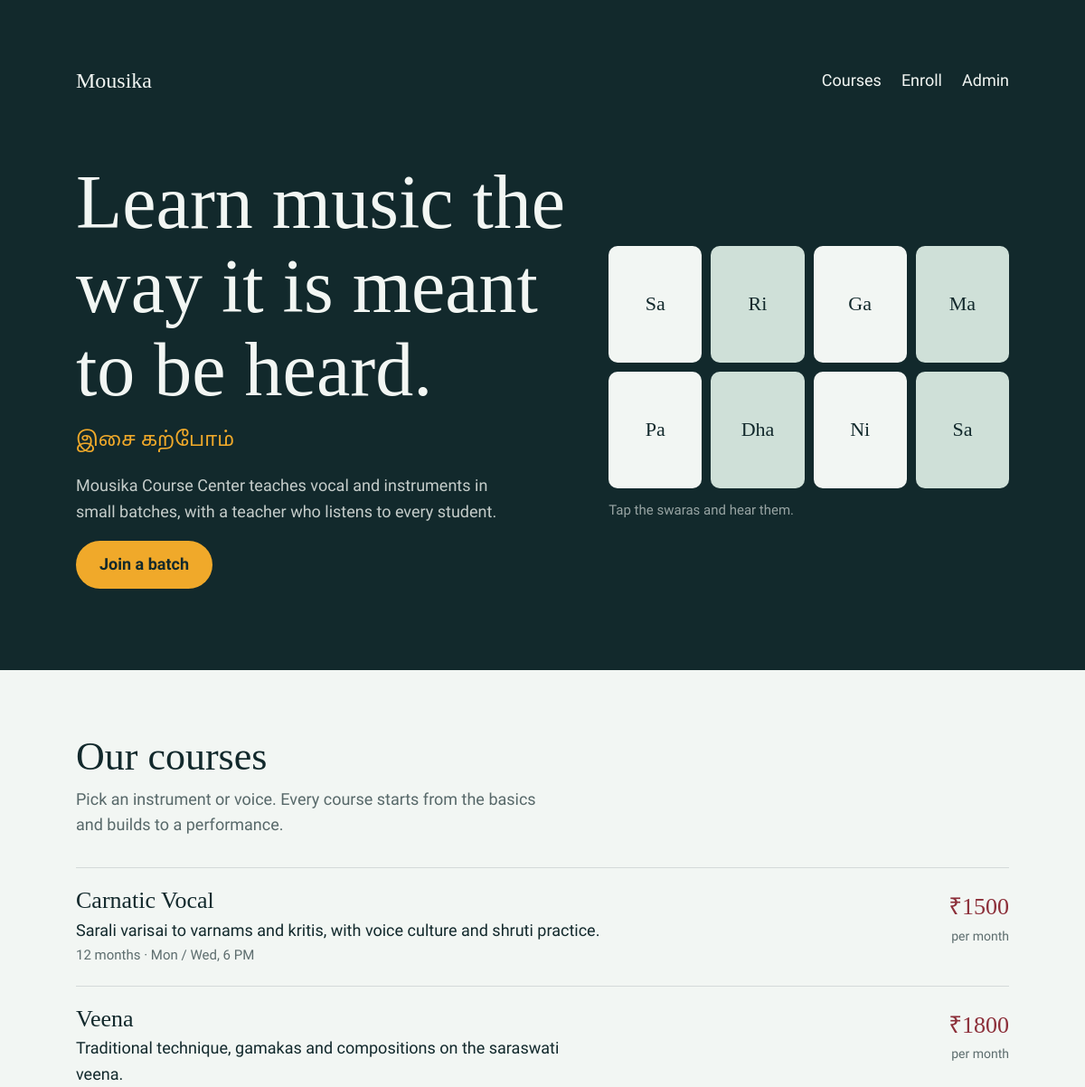
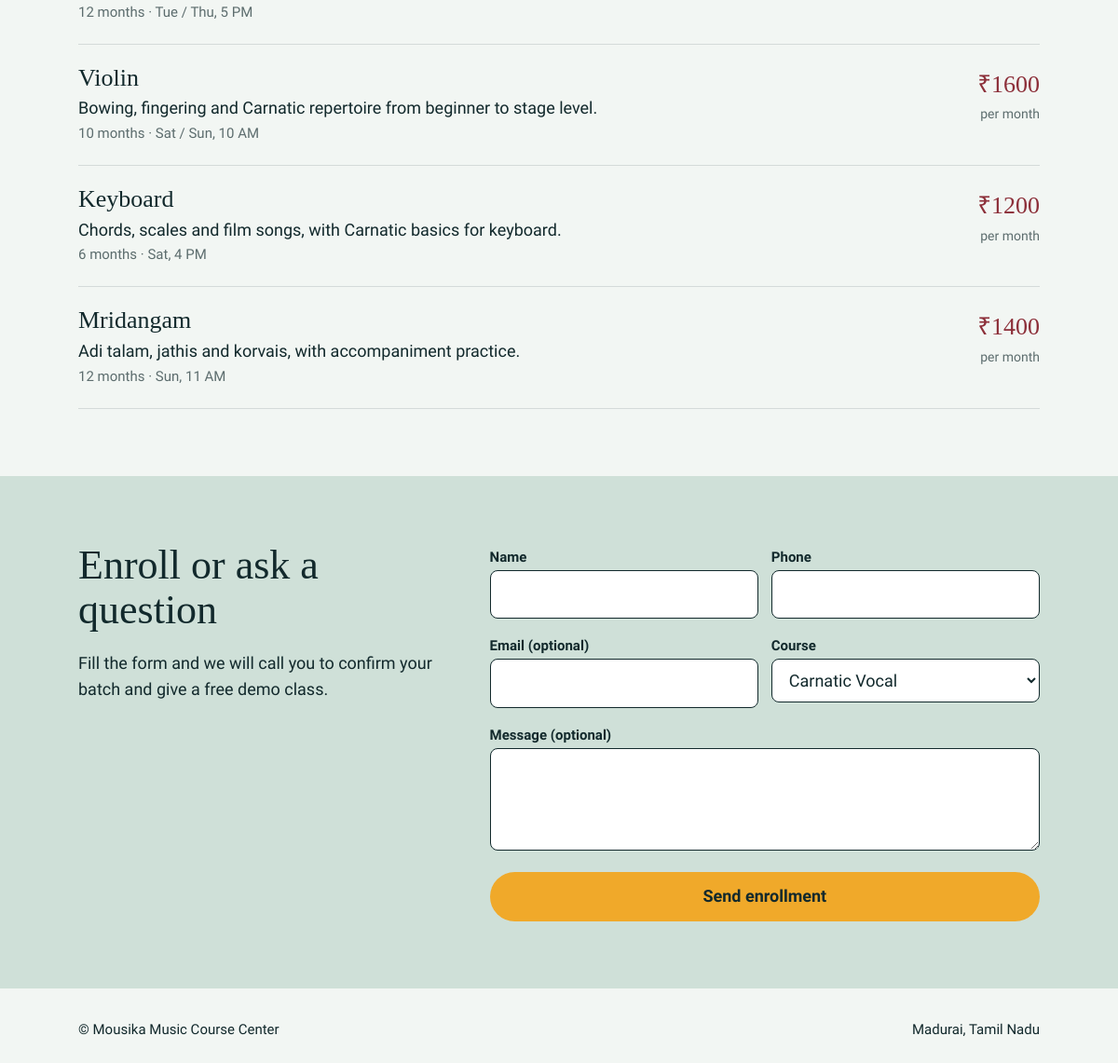
The page / on the database its author committed (2 pictures, top to bottom).
### tables this page shows
CREATE TABLE courses(
        id INTEGER PRIMARY KEY AUTOINCREMENT,
        title TEXT NOT NULL, description TEXT, duration TEXT,
        schedule TEXT, fee INTEGER DEFAULT 0);

### app.py (the view)
@app.route("/")
def home():
    courses = db().execute("SELECT * FROM courses ORDER BY id").fetchall()
    return render_template("index.html", courses=courses)

### app.py (called while the page is built)
def db():
    if "db" not in g:
        g.db = sqlite3.connect(DB)
        g.db.row_factory = sqlite3.Row
    return g.db

### templates/index.html (shortened to what this page needs)
<!doctype html>
<html lang="en">
<head>
</head>
<body>
<div class="hero">
<div class="wrap" style="display:block;padding-bottom:0">
<header><b>Mousika</b><nav><a href="#courses">Courses</a><a href="#enroll">Enroll</a><a href="/admin">Admin</a></nav></header>
</div>
<div class="wrap">
<div>
<h1>Learn music the way it is meant to be heard.</h1>
<div class="ta">இசை கற்போம்</div>
<p>Mousika Course Center teaches vocal and instruments in small batches, with a teacher who listens to every student.</p>
<p><a class="btn" href="#enroll">Join a batch</a></p>
</div>
<div>
<div class="keys" id="keys"></div>
<div class="hint">Tap the swaras and hear them.</div>
</div>
</div>
</div>
<section id="courses"><div class="wrap">
<h2>Our courses</h2>
<p class="sub">Pick an instrument or voice. Every course starts from the basics and builds to a performance.</p>
{% for c in courses %}
<div class="course">
<div><h3>{{ c.title }}</h3><p>{{ c.description }}</p><div class="meta">{{ c.duration }} &middot; {{ c.schedule }}</div></div>
<div class="fee">&#8377;{{ c.fee }}<small>per month</small></div>
</div>
{% endfor %}
</div></section>
<section class="enroll" id="enroll"><div class="wrap">
<div><h2>Enroll or ask a question</h2><p>Fill the form and we will call you to confirm your batch and give a free demo class.</p></div>
<div>
<form method="post" action="/enroll">
<div class="two">
<div><label for="n">Name</label><input id="n" name="name" required></div>
<div><label for="p">Phone</label><input id="p" name="phone" inputmode="tel" required></div>
</div>
<div class="two">
<div><label for="e">Email (optional)</label><input id="e" name="email" type="email"></div>
<div><label for="c">Course</label><select id="c" name="course_id">{% for c in courses %}<option value="{{ c.id }}">{{ c.title }}</option>{% endfor %}</select></div>
</div>
<div><label for="m">Message (optional)</label><textarea id="m" name="message" rows="3"></textarea></div>
<button class="btn" type="submit">Send enrollment</button>
</form>
</div>
</div></section>
<footer><div class="wrap"><span>&copy; Mousika Music Course Center</span><span>Madurai, Tamil Nadu</span></div></footer>
</body>
</html>

### templates/index.html (style rules this page uses)
:root { --ink:#12292C;--paper:#F2F6F3;--gold:#F0A92A;--rose:#8C2F39;--sage:#CFE0D8;--line:#12292C22 }
* { box-sizing:border-box }
body { margin:0;font-family:Mukta,system-ui,sans-serif;color:var(--ink);background:var(--paper);line-height:1.6;font-size:18px }
h1,h2,h3 { font-family:"Young Serif",Georgia,serif;font-weight:400;line-height:1.1;margin:0 }
a { color:inherit }
.wrap { max-width:1080px;margin:0 auto;padding:0 24px }
header { display:flex;justify-content:space-between;align-items:center;padding:22px 0 }
header b { font-family:"Young Serif",serif;font-size:24px;font-weight:400 }
header nav a { margin-left:22px;text-decoration:none }
.hero { background:var(--ink);color:#F2F6F3 }
.hero .wrap { display:grid;grid-template-columns:1.1fr .9fr;gap:48px;align-items:center;padding-top:48px;padding-bottom:72px }
.hero header { color:#F2F6F3 }
.hero h1 { font-size:clamp(44px,7vw,84px) }
.ta { font-family:"Noto Sans Tamil",sans-serif;color:var(--gold);font-size:22px;margin:14px 0 10px }
.hero p { max-width:46ch;color:#F2F6F3cc }
.btn { display:inline-block;background:var(--gold);color:var(--ink);padding:12px 26px;border-radius:999px;text-decoration:none;font-weight:600;border:0;font:inherit;font-weight:600;cursor:pointer }
.keys { display:grid;grid-template-columns:repeat(4,1fr);gap:10px }
.hint { font-size:15px;color:#F2F6F399;margin-top:12px }
section { padding:72px 0 }
section h2 { font-size:clamp(30px,4vw,44px);margin-bottom:8px }
.sub { max-width:52ch;margin:0 0 32px;color:#12292Cb0 }
.course { display:grid;grid-template-columns:1fr auto;gap:8px 24px;padding:22px 0;border-top:1px solid var(--line) }
.course:last-child { border-bottom:1px solid var(--line) }
.course h3 { font-size:26px }
.course p { margin:4px 0 0;max-width:58ch }
.meta { font-size:15px;color:#12292Caa }
.fee { text-align:right;font-family:"Young Serif",serif;font-size:26px;color:var(--rose) }
.fee small { display:block;font-family:Mukta,sans-serif;font-size:14px;color:#12292Caa }
.enroll { background:var(--sage) }
.enroll .wrap { display:grid;grid-template-columns:.8fr 1.2fr;gap:48px }
form { display:grid;gap:14px }
label { font-size:15px;font-weight:600 }
input,select,textarea { width:100%;font:inherit;padding:11px 14px;border:1.5px solid var(--ink);border-radius:8px;background:#fff;color:var(--ink) }
.two { display:grid;grid-template-columns:1fr 1fr;gap:14px }
footer { padding:32px 0;font-size:15px }
footer .wrap { display:flex;justify-content:space-between;flex-wrap:wrap;gap:8px }

### rows shown on the page
courses: title "Carnatic Vocal", description "Sarali varisai to varnams and kritis, with voice culture and shruti practice.", duration "12 months", schedule "Mon / Wed, 6 PM", fee "1500"
courses: title "Veena", description "Traditional technique, gamakas and compositions on the saraswati veena.", duration "12 months", schedule "Tue / Thu, 5 PM", fee "1800"
courses: title "Violin", description "Bowing, fingering and Carnatic repertoire from beginner to stage level.", duration "10 months", schedule "Sat / Sun, 10 AM", fee "1600"
courses: title "Keyboard", description "Chords, scales and film songs, with Carnatic basics for keyboard.", duration "6 months", schedule "Sat, 4 PM", fee "1200"
courses: title "Mridangam", description "Adi talam, jathis and korvais, with accompaniment practice.", duration "12 months", schedule "Sun, 11 AM", fee "1400"

### other values the page prints
form field course_id "Carnatic Vocal"
